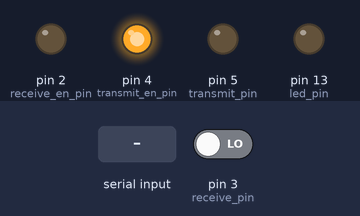
This sketch was run on a simulated Arduino Uno, built with avr-gcc and run on an emulated ATmega328P. Parts: output pins drawn as LEDs (lit = HIGH). The inputs (shaded band) are chosen by the test bench; at power-on: pin 3 (receive_pin) LOW.

Above: at 1.2 s.
1.3 s: "RSSI\n" received over Serial
At 2.2 s:
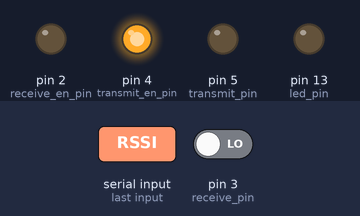
2.9 s: "1\n" received over Serial
At 3.4 s:
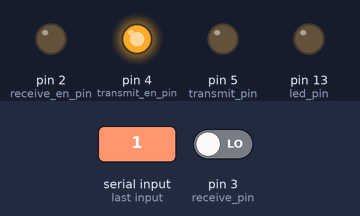
Timing chart, 0 to 5.9 s (numbered marks = the images above; inputs shaded):
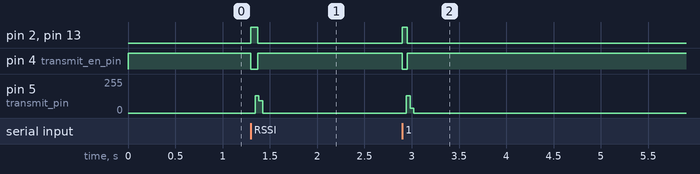

The sketch:

transceiver.ino
```cpp
// (licence header left out)
#include <VirtualWire.h>

const int led_pin = 13;

const int receive_en_pin = 2;
const int receive_pin = 3;

const int transmit_en_pin = 4;
const int transmit_pin = 5;

const int RSSI_PIN = 1;

boolean cmdReceived = false;

char msg[30];


void setup()
{
  Serial.begin(115200);

  pinMode(led_pin, OUTPUT);
  pinMode(receive_en_pin, OUTPUT);

  // Initialise the IO and ISR
  vw_set_tx_pin(transmit_pin);
  vw_set_rx_pin(receive_pin);
  vw_set_ptt_pin(transmit_en_pin);
  vw_set_ptt_inverted(true); // Required for DR3100
  vw_setup(2000);       // Bits per sec

  vw_rx_start();       // Start the receiver PLL running
}

byte count = 0;

void loop()
{
  uint16_t tmpRSSI;
  char buf[VW_MAX_MESSAGE_LEN];
  uint8_t buflen = VW_MAX_MESSAGE_LEN;

  if (vw_have_message())
  {
    if (vw_get_message((uint8_t*)buf, &buflen, &tmpRSSI)) // Non-blocking
    {
      buf[buflen] = '\0';

      Serial.print(buf);
      if (strstr(buf, "RSSI"))
      {
        Serial.print("Local RSSI: ");
        Serial.println(tmpRSSI);
      }
    }
  }

  if (Serial.available())
  {
    msg[count] = Serial.read();
    count++;
    if (msg[count-1] == '\n')
    {
      msg[count-1] = '/0';
      cmdReceived = true;
    }
    else if (count >= 30)
    {
      count = 0;
    }
  }

  if (cmdReceived)
  {
    digitalWrite(led_pin, HIGH); // Flash a light to show transmitting
    digitalWrite(receive_en_pin, HIGH);
    vw_send((uint8_t *)msg, count);
    vw_wait_tx(); // Wait until the whole message is gone
    digitalWrite(led_pin, LOW);
    digitalWrite(receive_en_pin, LOW);
    cmdReceived = false;
    count = 0;
  }
}
```

Measured:
- after the input at 1.3 s, pin 2 (receive_en_pin), pin 13 (led_pin): LOW → HIGH at once, → LOW 0.07 s later; pin 4 (transmit_en_pin): HIGH → LOW at once, → HIGH 0.07 s later; pin 5 (transmit_pin): 0/255 → 131/255 at once, → 93/255 0.04 s later, → 0/255 0.04 s later
- after the input at 2.9 s, pin 2 (receive_en_pin), pin 13 (led_pin): LOW → HIGH at once, → LOW 0.05 s later; pin 4 (transmit_en_pin): HIGH → LOW at once, → HIGH 0.05 s later; pin 5 (transmit_pin): 0/255 → 131/255 at once, → 35/255 0.04 s later, → 0/255 0.04 s later
